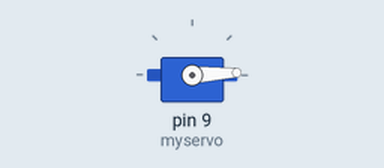
Bench run of a sketch on a simulated Arduino Uno, built with avr-gcc and run on an emulated ATmega328P. Shown: servo.

Above: at 0.05 s.
At 0.9 s:
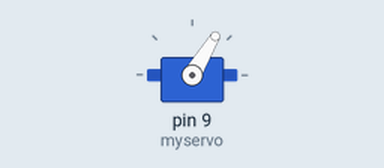
At 2.5 s:
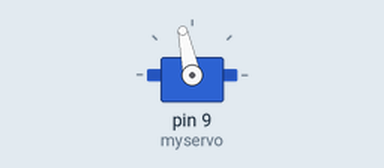
At 5.0 s:
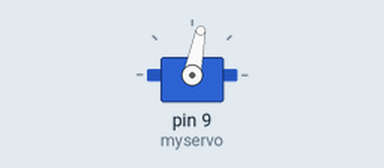
Timing chart, 0 to 6.5 s (numbered marks = the images above):
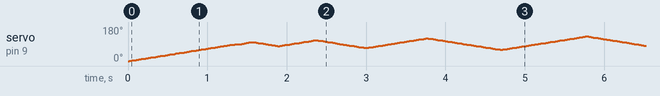

The sketch:

CS207_LAB_6.ino
```cpp
// Sweep
// by Roman Yushchyk
// 200368308
// LAB 6

// Assignment
#include <Servo.h>
const int pot_Pin = A1;
volatile int pot_Read; // Potentiomenter read
int top = 50; // Maxiumum pulse delay time
int bot = 5; // Minimum pulse delay time

Servo myservo;  // create servo object to control a servo
// a maximum of eight servo objects can be created

volatile int pos = 0;    // variable to store the servo position
volatile int inc = 1; // Increment
volatile int del = 15; // Delay time

void setup()
{
  Serial.begin(9600); // Beginning serial comunication
  pinMode(pot_Pin, INPUT_PULLUP); // Pin Mode sselection
  myservo.attach(9);  // attaches the servo on pin 9 to the servo object
}


void loop()
{
  //  Serial increment to Servo loop Extra code
  //  pot_Read = analogRead(pot_Pin);
  //  Serial.println(pot_Read);
  //  del = map(pot_Read, 21, 1020, bot, top);
  //  Serial.println(del);
  //
  // Serial.print("Eneter your increment here: ");
  //  if (Serial.available() != 0) {
  //    inc = Serial.parseInt();
  //    Serial.println(inc);
  // }

  for (inc = 0; inc <= 90; inc += 10) {
    // Loop 1
         for (pos = pos; pos <= 90 + inc; pos += 1) {// goes from 0 degrees to 180 degrees
      // in steps of 1 degree
        myservo.write(pos);              // tell servo to go to position in variable 'pos'
        // Extra code for a potentometer cservo control
        //      pot_Read = analogRead(pot_Pin);
        //      Serial.println(pot_Read);
        //      del = map(pot_Read, 0, 1023, bot, top);
        //      Serial.println(del);
        delay(del); // waits 15ms for the servo to reach the position
         }


    // Loop 2

      for (pos = 90 + inc; pos >= 90 - inc; pos -= 1)    // goes from 180 degrees to 0 degrees
      {
        myservo.write(pos);              // tell servo to go to position in variable 'pos'
        // Extra code for a potentometer cservo control
        //      pot_Read = analogRead(pot_Pin);
        //      Serial.println(pot_Read);
        //      del = map(pot_Read, 0, 1023, bot, top);
        //      Serial.println(del);
        delay(del);                       // waits 15ms for the servo to reach the position
      }

}
}
```
